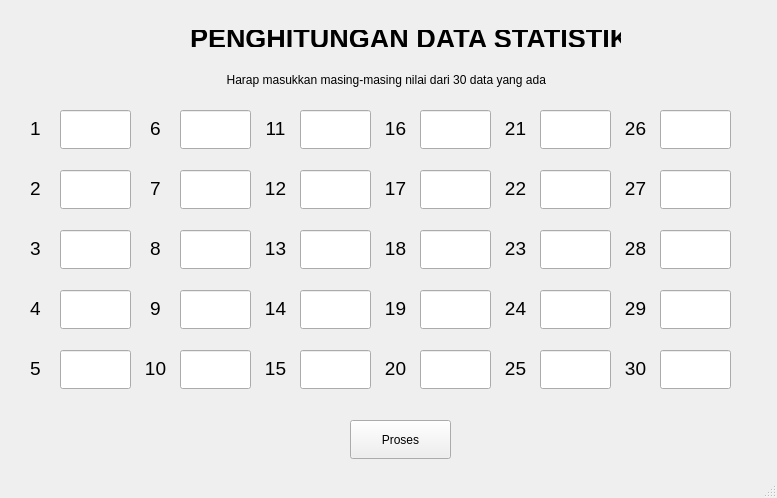
<?xml version="1.0" encoding="UTF-8"?>
<ui version="4.0">
 <class>MainWindow</class>
 <widget class="QMainWindow" name="MainWindow">
  <property name="geometry">
   <rect>
    <x>0</x>
    <y>0</y>
    <width>777</width>
    <height>498</height>
   </rect>
  </property>
  <property name="windowTitle">
   <string>MainWindow</string>
  </property>
  <widget class="QWidget" name="centralwidget">
   <widget class="QPushButton" name="pushButton">
    <property name="geometry">
     <rect>
      <x>350</x>
      <y>420</y>
      <width>101</width>
      <height>39</height>
     </rect>
    </property>
    <property name="text">
     <string>Proses</string>
    </property>
   </widget>
   <widget class="QLabel" name="label">
    <property name="geometry">
     <rect>
      <x>220</x>
      <y>70</y>
      <width>371</width>
      <height>20</height>
     </rect>
    </property>
    <property name="text">
     <string>  Harap masukkan masing-masing nilai dari 30 data yang ada</string>
    </property>
   </widget>
   <widget class="QLabel" name="label_2">
    <property name="geometry">
     <rect>
      <x>190</x>
      <y>30</y>
      <width>431</width>
      <height>17</height>
     </rect>
    </property>
    <property name="font">
     <font>
      <pointsize>20</pointsize>
      <weight>75</weight>
      <bold>true</bold>
     </font>
    </property>
    <property name="text">
     <string>PENGHITUNGAN DATA STATISTIK</string>
    </property>
   </widget>
   <widget class="QLineEdit" name="lineEdit">
    <property name="geometry">
     <rect>
      <x>60</x>
      <y>110</y>
      <width>71</width>
      <height>39</height>
     </rect>
    </property>
   </widget>
   <widget class="QLineEdit" name="lineEdit_2">
    <property name="geometry">
     <rect>
      <x>60</x>
      <y>170</y>
      <width>71</width>
      <height>39</height>
     </rect>
    </property>
   </widget>
   <widget class="QLineEdit" name="lineEdit_3">
    <property name="geometry">
     <rect>
      <x>60</x>
      <y>230</y>
      <width>71</width>
      <height>39</height>
     </rect>
    </property>
   </widget>
   <widget class="QLineEdit" name="lineEdit_4">
    <property name="geometry">
     <rect>
      <x>60</x>
      <y>290</y>
      <width>71</width>
      <height>39</height>
     </rect>
    </property>
   </widget>
   <widget class="QLineEdit" name="lineEdit_5">
    <property name="geometry">
     <rect>
      <x>60</x>
      <y>350</y>
      <width>71</width>
      <height>39</height>
     </rect>
    </property>
   </widget>
   <widget class="QLineEdit" name="lineEdit_6">
    <property name="geometry">
     <rect>
      <x>180</x>
      <y>350</y>
      <width>71</width>
      <height>39</height>
     </rect>
    </property>
   </widget>
   <widget class="QLineEdit" name="lineEdit_7">
    <property name="geometry">
     <rect>
      <x>180</x>
      <y>230</y>
      <width>71</width>
      <height>39</height>
     </rect>
    </property>
   </widget>
   <widget class="QLineEdit" name="lineEdit_8">
    <property name="geometry">
     <rect>
      <x>180</x>
      <y>170</y>
      <width>71</width>
      <height>39</height>
     </rect>
    </property>
   </widget>
   <widget class="QLineEdit" name="lineEdit_9">
    <property name="geometry">
     <rect>
      <x>180</x>
      <y>110</y>
      <width>71</width>
      <height>39</height>
     </rect>
    </property>
   </widget>
   <widget class="QLineEdit" name="lineEdit_10">
    <property name="geometry">
     <rect>
      <x>180</x>
      <y>290</y>
      <width>71</width>
      <height>39</height>
     </rect>
    </property>
   </widget>
   <widget class="QLineEdit" name="lineEdit_11">
    <property name="geometry">
     <rect>
      <x>300</x>
      <y>350</y>
      <width>71</width>
      <height>39</height>
     </rect>
    </property>
   </widget>
   <widget class="QLineEdit" name="lineEdit_12">
    <property name="geometry">
     <rect>
      <x>300</x>
      <y>230</y>
      <width>71</width>
      <height>39</height>
     </rect>
    </property>
   </widget>
   <widget class="QLineEdit" name="lineEdit_13">
    <property name="geometry">
     <rect>
      <x>300</x>
      <y>170</y>
      <width>71</width>
      <height>39</height>
     </rect>
    </property>
   </widget>
   <widget class="QLineEdit" name="lineEdit_14">
    <property name="geometry">
     <rect>
      <x>300</x>
      <y>110</y>
      <width>71</width>
      <height>39</height>
     </rect>
    </property>
   </widget>
   <widget class="QLineEdit" name="lineEdit_15">
    <property name="geometry">
     <rect>
      <x>300</x>
      <y>290</y>
      <width>71</width>
      <height>39</height>
     </rect>
    </property>
   </widget>
   <widget class="QLineEdit" name="lineEdit_16">
    <property name="geometry">
     <rect>
      <x>660</x>
      <y>350</y>
      <width>71</width>
      <height>39</height>
     </rect>
    </property>
   </widget>
   <widget class="QLineEdit" name="lineEdit_17">
    <property name="geometry">
     <rect>
      <x>420</x>
      <y>350</y>
      <width>71</width>
      <height>39</height>
     </rect>
    </property>
   </widget>
   <widget class="QLineEdit" name="lineEdit_18">
    <property name="geometry">
     <rect>
      <x>420</x>
      <y>230</y>
      <width>71</width>
      <height>39</height>
     </rect>
    </property>
   </widget>
   <widget class="QLineEdit" name="lineEdit_19">
    <property name="geometry">
     <rect>
      <x>540</x>
      <y>110</y>
      <width>71</width>
      <height>39</height>
     </rect>
    </property>
   </widget>
   <widget class="QLineEdit" name="lineEdit_20">
    <property name="geometry">
     <rect>
      <x>660</x>
      <y>170</y>
      <width>71</width>
      <height>39</height>
     </rect>
    </property>
   </widget>
   <widget class="QLineEdit" name="lineEdit_21">
    <property name="geometry">
     <rect>
      <x>420</x>
      <y>170</y>
      <width>71</width>
      <height>39</height>
     </rect>
    </property>
   </widget>
   <widget class="QLineEdit" name="lineEdit_22">
    <property name="geometry">
     <rect>
      <x>540</x>
      <y>230</y>
      <width>71</width>
      <height>39</height>
     </rect>
    </property>
   </widget>
   <widget class="QLineEdit" name="lineEdit_23">
    <property name="geometry">
     <rect>
      <x>540</x>
      <y>290</y>
      <width>71</width>
      <height>39</height>
     </rect>
    </property>
   </widget>
   <widget class="QLineEdit" name="lineEdit_24">
    <property name="geometry">
     <rect>
      <x>660</x>
      <y>110</y>
      <width>71</width>
      <height>39</height>
     </rect>
    </property>
   </widget>
   <widget class="QLineEdit" name="lineEdit_25">
    <property name="geometry">
     <rect>
      <x>540</x>
      <y>170</y>
      <width>71</width>
      <height>39</height>
     </rect>
    </property>
   </widget>
   <widget class="QLineEdit" name="lineEdit_26">
    <property name="geometry">
     <rect>
      <x>660</x>
      <y>290</y>
      <width>71</width>
      <height>39</height>
     </rect>
    </property>
   </widget>
   <widget class="QLineEdit" name="lineEdit_27">
    <property name="geometry">
     <rect>
      <x>420</x>
      <y>110</y>
      <width>71</width>
      <height>39</height>
     </rect>
    </property>
   </widget>
   <widget class="QLineEdit" name="lineEdit_28">
    <property name="geometry">
     <rect>
      <x>660</x>
      <y>230</y>
      <width>71</width>
      <height>39</height>
     </rect>
    </property>
   </widget>
   <widget class="QLineEdit" name="lineEdit_29">
    <property name="geometry">
     <rect>
      <x>540</x>
      <y>350</y>
      <width>71</width>
      <height>39</height>
     </rect>
    </property>
   </widget>
   <widget class="QLineEdit" name="lineEdit_30">
    <property name="geometry">
     <rect>
      <x>420</x>
      <y>290</y>
      <width>71</width>
      <height>39</height>
     </rect>
    </property>
   </widget>
   <widget class="QLabel" name="label_3">
    <property name="geometry">
     <rect>
      <x>20</x>
      <y>120</y>
      <width>31</width>
      <height>17</height>
     </rect>
    </property>
    <property name="font">
     <font>
      <pointsize>14</pointsize>
     </font>
    </property>
    <property name="text">
     <string>1</string>
    </property>
    <property name="alignment">
     <set>Qt::AlignCenter</set>
    </property>
   </widget>
   <widget class="QLabel" name="label_4">
    <property name="geometry">
     <rect>
      <x>20</x>
      <y>180</y>
      <width>31</width>
      <height>17</height>
     </rect>
    </property>
    <property name="font">
     <font>
      <pointsize>14</pointsize>
     </font>
    </property>
    <property name="text">
     <string>2</string>
    </property>
    <property name="alignment">
     <set>Qt::AlignCenter</set>
    </property>
   </widget>
   <widget class="QLabel" name="label_5">
    <property name="geometry">
     <rect>
      <x>20</x>
      <y>240</y>
      <width>31</width>
      <height>17</height>
     </rect>
    </property>
    <property name="font">
     <font>
      <pointsize>14</pointsize>
     </font>
    </property>
    <property name="text">
     <string>3</string>
    </property>
    <property name="alignment">
     <set>Qt::AlignCenter</set>
    </property>
   </widget>
   <widget class="QLabel" name="label_6">
    <property name="geometry">
     <rect>
      <x>20</x>
      <y>300</y>
      <width>31</width>
      <height>17</height>
     </rect>
    </property>
    <property name="font">
     <font>
      <pointsize>14</pointsize>
     </font>
    </property>
    <property name="text">
     <string>4</string>
    </property>
    <property name="alignment">
     <set>Qt::AlignCenter</set>
    </property>
   </widget>
   <widget class="QLabel" name="label_7">
    <property name="geometry">
     <rect>
      <x>20</x>
      <y>360</y>
      <width>31</width>
      <height>17</height>
     </rect>
    </property>
    <property name="font">
     <font>
      <pointsize>14</pointsize>
     </font>
    </property>
    <property name="text">
     <string>5</string>
    </property>
    <property name="alignment">
     <set>Qt::AlignCenter</set>
    </property>
   </widget>
   <widget class="QLabel" name="label_8">
    <property name="geometry">
     <rect>
      <x>140</x>
      <y>120</y>
      <width>31</width>
      <height>17</height>
     </rect>
    </property>
    <property name="font">
     <font>
      <pointsize>14</pointsize>
     </font>
    </property>
    <property name="text">
     <string>6</string>
    </property>
    <property name="alignment">
     <set>Qt::AlignCenter</set>
    </property>
   </widget>
   <widget class="QLabel" name="label_9">
    <property name="geometry">
     <rect>
      <x>140</x>
      <y>180</y>
      <width>31</width>
      <height>17</height>
     </rect>
    </property>
    <property name="font">
     <font>
      <pointsize>14</pointsize>
     </font>
    </property>
    <property name="text">
     <string>7</string>
    </property>
    <property name="alignment">
     <set>Qt::AlignCenter</set>
    </property>
   </widget>
   <widget class="QLabel" name="label_10">
    <property name="geometry">
     <rect>
      <x>140</x>
      <y>240</y>
      <width>31</width>
      <height>17</height>
     </rect>
    </property>
    <property name="font">
     <font>
      <pointsize>14</pointsize>
     </font>
    </property>
    <property name="text">
     <string>8</string>
    </property>
    <property name="alignment">
     <set>Qt::AlignCenter</set>
    </property>
   </widget>
   <widget class="QLabel" name="label_11">
    <property name="geometry">
     <rect>
      <x>140</x>
      <y>300</y>
      <width>31</width>
      <height>17</height>
     </rect>
    </property>
    <property name="font">
     <font>
      <pointsize>14</pointsize>
     </font>
    </property>
    <property name="text">
     <string>9</string>
    </property>
    <property name="alignment">
     <set>Qt::AlignCenter</set>
    </property>
   </widget>
   <widget class="QLabel" name="label_12">
    <property name="geometry">
     <rect>
      <x>140</x>
      <y>360</y>
      <width>31</width>
      <height>17</height>
     </rect>
    </property>
    <property name="font">
     <font>
      <pointsize>14</pointsize>
     </font>
    </property>
    <property name="text">
     <string>10</string>
    </property>
    <property name="alignment">
     <set>Qt::AlignCenter</set>
    </property>
   </widget>
   <widget class="QLabel" name="label_13">
    <property name="geometry">
     <rect>
      <x>260</x>
      <y>120</y>
      <width>31</width>
      <height>17</height>
     </rect>
    </property>
    <property name="font">
     <font>
      <pointsize>14</pointsize>
     </font>
    </property>
    <property name="text">
     <string>11</string>
    </property>
    <property name="alignment">
     <set>Qt::AlignCenter</set>
    </property>
   </widget>
   <widget class="QLabel" name="label_14">
    <property name="geometry">
     <rect>
      <x>260</x>
      <y>180</y>
      <width>31</width>
      <height>17</height>
     </rect>
    </property>
    <property name="font">
     <font>
      <pointsize>14</pointsize>
     </font>
    </property>
    <property name="text">
     <string>12</string>
    </property>
    <property name="alignment">
     <set>Qt::AlignCenter</set>
    </property>
   </widget>
   <widget class="QLabel" name="label_15">
    <property name="geometry">
     <rect>
      <x>260</x>
      <y>240</y>
      <width>31</width>
      <height>17</height>
     </rect>
    </property>
    <property name="font">
     <font>
      <pointsize>14</pointsize>
     </font>
    </property>
    <property name="text">
     <string>13</string>
    </property>
    <property name="alignment">
     <set>Qt::AlignCenter</set>
    </property>
   </widget>
   <widget class="QLabel" name="label_16">
    <property name="geometry">
     <rect>
      <x>260</x>
      <y>300</y>
      <width>31</width>
      <height>17</height>
     </rect>
    </property>
    <property name="font">
     <font>
      <pointsize>14</pointsize>
     </font>
    </property>
    <property name="text">
     <string>14</string>
    </property>
    <property name="alignment">
     <set>Qt::AlignCenter</set>
    </property>
   </widget>
   <widget class="QLabel" name="label_17">
    <property name="geometry">
     <rect>
      <x>260</x>
      <y>360</y>
      <width>31</width>
      <height>17</height>
     </rect>
    </property>
    <property name="font">
     <font>
      <pointsize>14</pointsize>
     </font>
    </property>
    <property name="text">
     <string>15</string>
    </property>
    <property name="alignment">
     <set>Qt::AlignCenter</set>
    </property>
   </widget>
   <widget class="QLabel" name="label_18">
    <property name="geometry">
     <rect>
      <x>380</x>
      <y>120</y>
      <width>31</width>
      <height>17</height>
     </rect>
    </property>
    <property name="font">
     <font>
      <pointsize>14</pointsize>
     </font>
    </property>
    <property name="text">
     <string>16</string>
    </property>
    <property name="alignment">
     <set>Qt::AlignCenter</set>
    </property>
   </widget>
   <widget class="QLabel" name="label_19">
    <property name="geometry">
     <rect>
      <x>380</x>
      <y>180</y>
      <width>31</width>
      <height>17</height>
     </rect>
    </property>
    <property name="font">
     <font>
      <pointsize>14</pointsize>
     </font>
    </property>
    <property name="text">
     <string>17</string>
    </property>
    <property name="alignment">
     <set>Qt::AlignCenter</set>
    </property>
   </widget>
   <widget class="QLabel" name="label_20">
    <property name="geometry">
     <rect>
      <x>380</x>
      <y>240</y>
      <width>31</width>
      <height>17</height>
     </rect>
    </property>
    <property name="font">
     <font>
      <pointsize>14</pointsize>
     </font>
    </property>
    <property name="text">
     <string>18</string>
    </property>
    <property name="alignment">
     <set>Qt::AlignCenter</set>
    </property>
   </widget>
   <widget class="QLabel" name="label_21">
    <property name="geometry">
     <rect>
      <x>380</x>
      <y>300</y>
      <width>31</width>
      <height>17</height>
     </rect>
    </property>
    <property name="font">
     <font>
      <pointsize>14</pointsize>
     </font>
    </property>
    <property name="text">
     <string>19</string>
    </property>
    <property name="alignment">
     <set>Qt::AlignCenter</set>
    </property>
   </widget>
   <widget class="QLabel" name="label_22">
    <property name="geometry">
     <rect>
      <x>380</x>
      <y>360</y>
      <width>31</width>
      <height>17</height>
     </rect>
    </property>
    <property name="font">
     <font>
      <pointsize>14</pointsize>
     </font>
    </property>
    <property name="text">
     <string>20</string>
    </property>
    <property name="alignment">
     <set>Qt::AlignCenter</set>
    </property>
   </widget>
   <widget class="QLabel" name="label_23">
    <property name="geometry">
     <rect>
      <x>500</x>
      <y>120</y>
      <width>31</width>
      <height>17</height>
     </rect>
    </property>
    <property name="font">
     <font>
      <pointsize>14</pointsize>
     </font>
    </property>
    <property name="text">
     <string>21</string>
    </property>
    <property name="alignment">
     <set>Qt::AlignCenter</set>
    </property>
   </widget>
   <widget class="QLabel" name="label_24">
    <property name="geometry">
     <rect>
      <x>500</x>
      <y>180</y>
      <width>31</width>
      <height>17</height>
     </rect>
    </property>
    <property name="font">
     <font>
      <pointsize>14</pointsize>
     </font>
    </property>
    <property name="text">
     <string>22</string>
    </property>
    <property name="alignment">
     <set>Qt::AlignCenter</set>
    </property>
   </widget>
   <widget class="QLabel" name="label_25">
    <property name="geometry">
     <rect>
      <x>500</x>
      <y>240</y>
      <width>31</width>
      <height>17</height>
     </rect>
    </property>
    <property name="font">
     <font>
      <pointsize>14</pointsize>
     </font>
    </property>
    <property name="text">
     <string>23</string>
    </property>
    <property name="alignment">
     <set>Qt::AlignCenter</set>
    </property>
   </widget>
   <widget class="QLabel" name="label_26">
    <property name="geometry">
     <rect>
      <x>500</x>
      <y>300</y>
      <width>31</width>
      <height>17</height>
     </rect>
    </property>
    <property name="font">
     <font>
      <pointsize>14</pointsize>
     </font>
    </property>
    <property name="text">
     <string>24</string>
    </property>
    <property name="alignment">
     <set>Qt::AlignCenter</set>
    </property>
   </widget>
   <widget class="QLabel" name="label_27">
    <property name="geometry">
     <rect>
      <x>500</x>
      <y>360</y>
      <width>31</width>
      <height>17</height>
     </rect>
    </property>
    <property name="font">
     <font>
      <pointsize>14</pointsize>
     </font>
    </property>
    <property name="text">
     <string>25</string>
    </property>
    <property name="alignment">
     <set>Qt::AlignCenter</set>
    </property>
   </widget>
   <widget class="QLabel" name="label_28">
    <property name="geometry">
     <rect>
      <x>620</x>
      <y>120</y>
      <width>31</width>
      <height>17</height>
     </rect>
    </property>
    <property name="font">
     <font>
      <pointsize>14</pointsize>
     </font>
    </property>
    <property name="text">
     <string>26</string>
    </property>
    <property name="alignment">
     <set>Qt::AlignCenter</set>
    </property>
   </widget>
   <widget class="QLabel" name="label_29">
    <property name="geometry">
     <rect>
      <x>620</x>
      <y>180</y>
      <width>31</width>
      <height>17</height>
     </rect>
    </property>
    <property name="font">
     <font>
      <pointsize>14</pointsize>
     </font>
    </property>
    <property name="text">
     <string>27</string>
    </property>
    <property name="alignment">
     <set>Qt::AlignCenter</set>
    </property>
   </widget>
   <widget class="QLabel" name="label_30">
    <property name="geometry">
     <rect>
      <x>620</x>
      <y>240</y>
      <width>31</width>
      <height>17</height>
     </rect>
    </property>
    <property name="font">
     <font>
      <pointsize>14</pointsize>
     </font>
    </property>
    <property name="text">
     <string>28</string>
    </property>
    <property name="alignment">
     <set>Qt::AlignCenter</set>
    </property>
   </widget>
   <widget class="QLabel" name="label_31">
    <property name="geometry">
     <rect>
      <x>620</x>
      <y>300</y>
      <width>31</width>
      <height>17</height>
     </rect>
    </property>
    <property name="font">
     <font>
      <pointsize>14</pointsize>
     </font>
    </property>
    <property name="text">
     <string>29</string>
    </property>
    <property name="alignment">
     <set>Qt::AlignCenter</set>
    </property>
   </widget>
   <widget class="QLabel" name="label_32">
    <property name="geometry">
     <rect>
      <x>620</x>
      <y>360</y>
      <width>31</width>
      <height>17</height>
     </rect>
    </property>
    <property name="font">
     <font>
      <pointsize>14</pointsize>
     </font>
    </property>
    <property name="text">
     <string>30</string>
    </property>
    <property name="alignment">
     <set>Qt::AlignCenter</set>
    </property>
   </widget>
  </widget>
  <widget class="QStatusBar" name="statusbar"/>
 </widget>
 <resources/>
 <connections/>
</ui>
